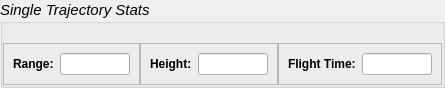
                        <widget class="QGroupBox" name="singleStatsGroup">
                         <property name="maximumSize">
                          <size>
                           <width>16777215</width>
                           <height>56</height>
                          </size>
                         </property>
                         <property name="font">
                          <font>
                           <pointsize>11</pointsize>
                           <italic>true</italic>
                           <bold>false</bold>
                          </font>
                         </property>
                         <property name="styleSheet">
                          <string notr="true">QLabel{
font-size:12px;
font-weight:bold;
}</string>
                         </property>
                         <property name="title">
                          <string>Single Trajectory Stats</string>
                         </property>
                         <layout class="QHBoxLayout" name="horizontalLayout_21">
                          <property name="spacing">
                           <number>0</number>
                          </property>
                          <property name="leftMargin">
                           <number>0</number>
                          </property>
                          <property name="topMargin">
                           <number>19</number>
                          </property>
                          <property name="rightMargin">
                           <number>0</number>
                          </property>
                          <property name="bottomMargin">
                           <number>0</number>
                          </property>
                          <item>
                           <widget class="QFrame" name="frame_41">
                            <property name="maximumSize">
                             <size>
                              <width>170</width>
                              <height>16777215</height>
                             </size>
                            </property>
                            <property name="frameShape">
                             <enum>QFrame::StyledPanel</enum>
                            </property>
                            <property name="frameShadow">
                             <enum>QFrame::Raised</enum>
                            </property>
                            <layout class="QHBoxLayout" name="horizontalLayout_22">
                             <item alignment="Qt::AlignHCenter">
                              <widget class="QLabel" name="label_17">
                               <property name="font">
                                <font>
                                 <pointsize>-1</pointsize>
                                 <bold>true</bold>
                                </font>
                               </property>
                               <property name="text">
                                <string>Range:</string>
                               </property>
                              </widget>
                             </item>
                             <item>
                              <widget class="QLineEdit" name="sRangeLE">
                               <property name="maximumSize">
                                <size>
                                 <width>70</width>
                                 <height>16777215</height>
                                </size>
                               </property>
                               <property name="readOnly">
                                <bool>true</bool>
                               </property>
                              </widget>
                             </item>
                            </layout>
                           </widget>
                          </item>
                          <item>
                           <widget class="QFrame" name="frame_42">
                            <property name="maximumSize">
                             <size>
                              <width>170</width>
                              <height>16777215</height>
                             </size>
                            </property>
                            <property name="frameShape">
                             <enum>QFrame::StyledPanel</enum>
                            </property>
                            <property name="frameShadow">
                             <enum>QFrame::Raised</enum>
                            </property>
                            <layout class="QHBoxLayout" name="horizontalLayout_23">
                             <item alignment="Qt::AlignHCenter">
                              <widget class="QLabel" name="label_22">
                               <property name="font">
                                <font>
                                 <pointsize>-1</pointsize>
                                 <bold>true</bold>
                                </font>
                               </property>
                               <property name="text">
                                <string>Height:</string>
                               </property>
                              </widget>
                             </item>
                             <item>
                              <widget class="QLineEdit" name="sHeightLE">
                               <property name="maximumSize">
                                <size>
                                 <width>70</width>
                                 <height>16777215</height>
                                </size>
                               </property>
                               <property name="readOnly">
                                <bool>true</bool>
                               </property>
                              </widget>
                             </item>
                            </layout>
                           </widget>
                          </item>
                          <item>
                           <widget class="QFrame" name="frame_43">
                            <property name="maximumSize">
                             <size>
                              <width>170</width>
                              <height>16777215</height>
                             </size>
                            </property>
                            <property name="frameShape">
                             <enum>QFrame::StyledPanel</enum>
                            </property>
                            <property name="frameShadow">
                             <enum>QFrame::Raised</enum>
                            </property>
                            <layout class="QHBoxLayout" name="horizontalLayout_24">
                             <item alignment="Qt::AlignHCenter">
                              <widget class="QLabel" name="label_24">
                               <property name="font">
                                <font>
                                 <pointsize>-1</pointsize>
                                 <bold>true</bold>
                                </font>
                               </property>
                               <property name="text">
                                <string>Flight Time:</string>
                               </property>
                              </widget>
                             </item>
                             <item>
                              <widget class="QLineEdit" name="sTimeLE">
                               <property name="maximumSize">
                                <size>
                                 <width>70</width>
                                 <height>16777215</height>
                                </size>
                               </property>
                               <property name="readOnly">
                                <bool>true</bool>
                               </property>
                              </widget>
                             </item>
                            </layout>
                           </widget>
                          </item>
                         </layout>
                        </widget>
